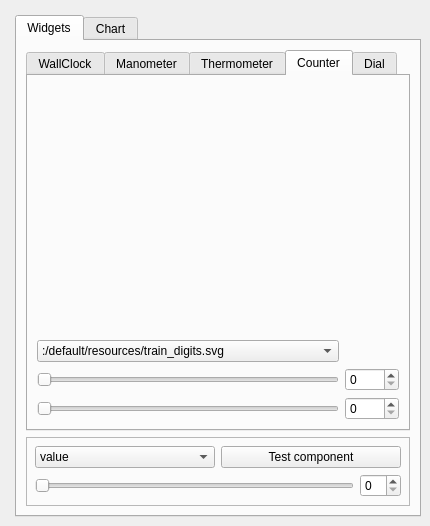
<ui version="4.0" >
 <class>TestForm</class>
 <widget class="QMainWindow" name="TestForm" >
  <property name="geometry" >
   <rect>
    <x>0</x>
    <y>0</y>
    <width>430</width>
    <height>526</height>
   </rect>
  </property>
  <property name="windowTitle" >
   <string>AnalogWidgets</string>
  </property>
  <widget class="QWidget" name="centralWidget" >
   <layout class="QGridLayout" name="gridLayout_2" >
    <item rowspan="2" row="0" column="0" colspan="2" >
     <widget class="QSplitter" name="splitter" >
      <property name="orientation" >
       <enum>Qt::Horizontal</enum>
      </property>
     </widget>
    </item>
    <item row="1" column="1" >
     <widget class="QTabWidget" name="tabWidget" >
      <property name="currentIndex" >
       <number>0</number>
      </property>
      <widget class="QWidget" name="widgets_tab" >
       <attribute name="title" >
        <string>Widgets</string>
       </attribute>
       <layout class="QVBoxLayout" name="verticalLayout" >
        <item>
         <widget class="QTabWidget" name="stackedWidget" >
          <property name="tabShape" >
           <enum>QTabWidget::Rounded</enum>
          </property>
          <property name="currentIndex" >
           <number>3</number>
          </property>
          <widget class="QWidget" name="wallclock_tab" >
           <attribute name="title" >
            <string>WallClock</string>
           </attribute>
          </widget>
          <widget class="QWidget" name="tab_6" >
           <attribute name="title" >
            <string>Manometer</string>
           </attribute>
          </widget>
          <widget class="QWidget" name="thermometer_tab" >
           <attribute name="title" >
            <string>Thermometer</string>
           </attribute>
          </widget>
          <widget class="QWidget" name="counter_tab" >
           <attribute name="title" >
            <string>Counter</string>
           </attribute>
           <layout class="QGridLayout" name="gridLayout" >
            <item row="0" column="0" colspan="2" >
             <widget class="Counter" name="counter" >
              <property name="toolTip" >
               <string/>
              </property>
              <property name="whatsThis" >
               <string/>
              </property>
             </widget>
            </item>
            <item row="2" column="0" >
             <widget class="QSlider" name="horizontalSlider_2" >
              <property name="maximum" >
               <number>8</number>
              </property>
              <property name="orientation" >
               <enum>Qt::Horizontal</enum>
              </property>
             </widget>
            </item>
            <item row="2" column="1" >
             <widget class="QSpinBox" name="spinBox_2" >
              <property name="maximum" >
               <number>8</number>
              </property>
             </widget>
            </item>
            <item row="3" column="0" >
             <widget class="QSlider" name="horizontalSlider" >
              <property name="maximum" >
               <number>9999</number>
              </property>
              <property name="orientation" >
               <enum>Qt::Horizontal</enum>
              </property>
             </widget>
            </item>
            <item row="3" column="1" >
             <widget class="QSpinBox" name="spinBox_3" >
              <property name="maximum" >
               <number>9999</number>
              </property>
             </widget>
            </item>
            <item row="1" column="0" >
             <widget class="QComboBox" name="comboBox_2" >
              <item>
               <property name="text" >
                <string>:/default/resources/train_digits.svg</string>
               </property>
              </item>
              <item>
               <property name="text" >
                <string>:/test/resources/digits.svg</string>
               </property>
              </item>
             </widget>
            </item>
           </layout>
          </widget>
          <widget class="QWidget" name="dial_tab" >
           <attribute name="title" >
            <string>Dial</string>
           </attribute>
          </widget>
         </widget>
        </item>
        <item>
         <widget class="QFrame" name="frame" >
          <property name="frameShape" >
           <enum>QFrame::StyledPanel</enum>
          </property>
          <property name="frameShadow" >
           <enum>QFrame::Raised</enum>
          </property>
          <layout class="QGridLayout" >
           <property name="margin" >
            <number>8</number>
           </property>
           <property name="spacing" >
            <number>6</number>
           </property>
           <item row="0" column="0" >
            <layout class="QHBoxLayout" >
             <property name="spacing" >
              <number>6</number>
             </property>
             <property name="margin" >
              <number>0</number>
             </property>
             <item>
              <widget class="QComboBox" name="comboBox" >
               <item>
                <property name="text" >
                 <string>value</string>
                </property>
               </item>
               <item>
                <property name="text" >
                 <string>minimum</string>
                </property>
               </item>
               <item>
                <property name="text" >
                 <string>maximum</string>
                </property>
               </item>
               <item>
                <property name="text" >
                 <string>nominal</string>
                </property>
               </item>
               <item>
                <property name="text" >
                 <string>critical</string>
                </property>
               </item>
               <item>
                <property name="text" >
                 <string>digitOffset</string>
                </property>
               </item>
               <item>
                <property name="text" >
                 <string>valueOffset</string>
                </property>
               </item>
              </widget>
             </item>
             <item>
              <widget class="QPushButton" name="pushButton" >
               <property name="text" >
                <string>Test component</string>
               </property>
              </widget>
             </item>
            </layout>
           </item>
           <item row="1" column="0" >
            <layout class="QHBoxLayout" >
             <property name="spacing" >
              <number>6</number>
             </property>
             <property name="margin" >
              <number>0</number>
             </property>
             <item>
              <widget class="QSlider" name="HSlider" >
               <property name="sizePolicy" >
                <sizepolicy vsizetype="Minimum" hsizetype="Expanding" >
                 <horstretch>0</horstretch>
                 <verstretch>0</verstretch>
                </sizepolicy>
               </property>
               <property name="orientation" >
                <enum>Qt::Horizontal</enum>
               </property>
              </widget>
             </item>
             <item>
              <widget class="QSpinBox" name="spinBox" >
               <property name="sizePolicy" >
                <sizepolicy vsizetype="Fixed" hsizetype="Minimum" >
                 <horstretch>0</horstretch>
                 <verstretch>0</verstretch>
                </sizepolicy>
               </property>
              </widget>
             </item>
            </layout>
           </item>
          </layout>
         </widget>
        </item>
       </layout>
      </widget>
      <widget class="QWidget" name="chart_tab" >
       <attribute name="title" >
        <string>Chart</string>
       </attribute>
       <widget class="QScrollBar" name="chartPosition" >
        <property name="geometry" >
         <rect>
          <x>20</x>
          <y>260</y>
          <width>160</width>
          <height>16</height>
         </rect>
        </property>
        <property name="sizePolicy" >
         <sizepolicy vsizetype="Minimum" hsizetype="Expanding" >
          <horstretch>0</horstretch>
          <verstretch>0</verstretch>
         </sizepolicy>
        </property>
        <property name="maximum" >
         <number>5000</number>
        </property>
        <property name="orientation" >
         <enum>Qt::Horizontal</enum>
        </property>
       </widget>
       <widget class="QSlider" name="sizeSlider" >
        <property name="geometry" >
         <rect>
          <x>10</x>
          <y>290</y>
          <width>160</width>
          <height>16</height>
         </rect>
        </property>
        <property name="sizePolicy" >
         <sizepolicy vsizetype="Minimum" hsizetype="Expanding" >
          <horstretch>0</horstretch>
          <verstretch>0</verstretch>
         </sizepolicy>
        </property>
        <property name="maximum" >
         <number>2000</number>
        </property>
        <property name="value" >
         <number>1000</number>
        </property>
        <property name="orientation" >
         <enum>Qt::Horizontal</enum>
        </property>
       </widget>
       <widget class="QDoubleSpinBox" name="zoomBox" >
        <property name="geometry" >
         <rect>
          <x>180</x>
          <y>290</y>
          <width>100</width>
          <height>23</height>
         </rect>
        </property>
        <property name="minimumSize" >
         <size>
          <width>100</width>
          <height>0</height>
         </size>
        </property>
        <property name="maximumSize" >
         <size>
          <width>100</width>
          <height>16777215</height>
         </size>
        </property>
        <property name="prefix" >
         <string>zoom </string>
        </property>
        <property name="minimum" >
         <double>0.010000000000000</double>
        </property>
        <property name="singleStep" >
         <double>0.010000000000000</double>
        </property>
        <property name="value" >
         <double>1.000000000000000</double>
        </property>
       </widget>
       <widget class="QComboBox" name="injCombo" >
        <property name="geometry" >
         <rect>
          <x>10</x>
          <y>330</y>
          <width>191</width>
          <height>22</height>
         </rect>
        </property>
       </widget>
      </widget>
     </widget>
    </item>
   </layout>
  </widget>
 </widget>
 <customwidgets>
  <customwidget>
   <class>Counter</class>
   <extends>QWidget</extends>
   <header>analogwidgets/counter.h</header>
  </customwidget>
 </customwidgets>
 <resources/>
 <connections>
  <connection>
   <sender>HSlider</sender>
   <signal>valueChanged(int)</signal>
   <receiver>spinBox</receiver>
   <slot>setValue(int)</slot>
   <hints>
    <hint type="sourcelabel" >
     <x>215</x>
     <y>470</y>
    </hint>
    <hint type="destinationlabel" >
     <x>347</x>
     <y>484</y>
    </hint>
   </hints>
  </connection>
  <connection>
   <sender>spinBox</sender>
   <signal>valueChanged(int)</signal>
   <receiver>HSlider</receiver>
   <slot>setValue(int)</slot>
   <hints>
    <hint type="sourcelabel" >
     <x>347</x>
     <y>484</y>
    </hint>
    <hint type="destinationlabel" >
     <x>215</x>
     <y>470</y>
    </hint>
   </hints>
  </connection>
  <connection>
   <sender>horizontalSlider_2</sender>
   <signal>valueChanged(int)</signal>
   <receiver>spinBox_2</receiver>
   <slot>setValue(int)</slot>
   <hints>
    <hint type="sourcelabel" >
     <x>212</x>
     <y>351</y>
    </hint>
    <hint type="destinationlabel" >
     <x>348</x>
     <y>349</y>
    </hint>
   </hints>
  </connection>
  <connection>
   <sender>horizontalSlider_2</sender>
   <signal>valueChanged(int)</signal>
   <receiver>counter</receiver>
   <slot>setDigits(int)</slot>
   <hints>
    <hint type="sourcelabel" >
     <x>212</x>
     <y>351</y>
    </hint>
    <hint type="destinationlabel" >
     <x>273</x>
     <y>198</y>
    </hint>
   </hints>
  </connection>
  <connection>
   <sender>spinBox_2</sender>
   <signal>valueChanged(int)</signal>
   <receiver>horizontalSlider_2</receiver>
   <slot>setValue(int)</slot>
   <hints>
    <hint type="sourcelabel" >
     <x>348</x>
     <y>349</y>
    </hint>
    <hint type="destinationlabel" >
     <x>212</x>
     <y>351</y>
    </hint>
   </hints>
  </connection>
  <connection>
   <sender>horizontalSlider</sender>
   <signal>valueChanged(int)</signal>
   <receiver>counter</receiver>
   <slot>setValue(int)</slot>
   <hints>
    <hint type="sourcelabel" >
     <x>212</x>
     <y>382</y>
    </hint>
    <hint type="destinationlabel" >
     <x>273</x>
     <y>198</y>
    </hint>
   </hints>
  </connection>
  <connection>
   <sender>horizontalSlider</sender>
   <signal>valueChanged(int)</signal>
   <receiver>spinBox_3</receiver>
   <slot>setValue(int)</slot>
   <hints>
    <hint type="sourcelabel" >
     <x>212</x>
     <y>382</y>
    </hint>
    <hint type="destinationlabel" >
     <x>347</x>
     <y>380</y>
    </hint>
   </hints>
  </connection>
  <connection>
   <sender>spinBox_3</sender>
   <signal>valueChanged(int)</signal>
   <receiver>horizontalSlider</receiver>
   <slot>setValue(int)</slot>
   <hints>
    <hint type="sourcelabel" >
     <x>345</x>
     <y>382</y>
    </hint>
    <hint type="destinationlabel" >
     <x>212</x>
     <y>382</y>
    </hint>
   </hints>
  </connection>
  <connection>
   <sender>comboBox_2</sender>
   <signal>currentIndexChanged(QString)</signal>
   <receiver>counter</receiver>
   <slot>setDigitsFile(QString)</slot>
   <hints>
    <hint type="sourcelabel" >
     <x>203</x>
     <y>327</y>
    </hint>
    <hint type="destinationlabel" >
     <x>220</x>
     <y>269</y>
    </hint>
   </hints>
  </connection>
 </connections>
</ui>
